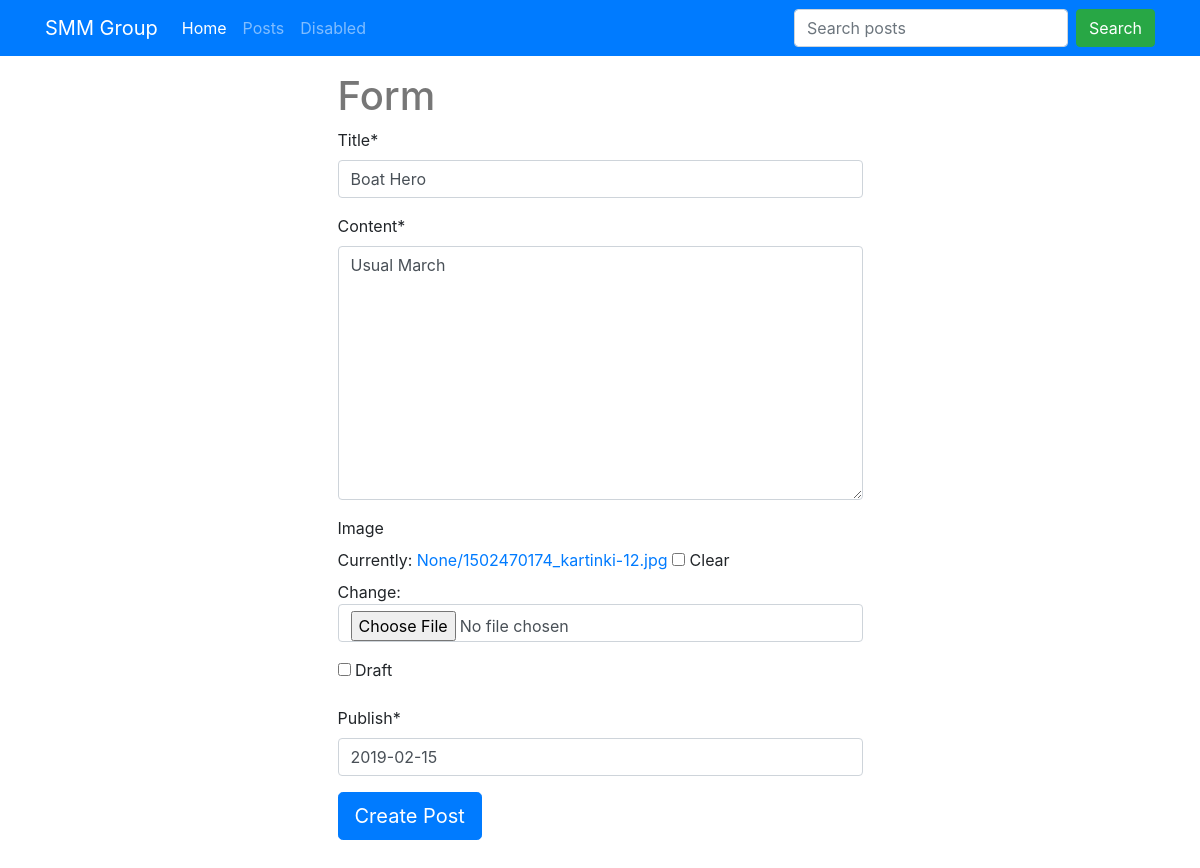
Screenshot of /posts/boat-hero/edit/ (signed in) with the database file from the repository.
### posts/models.py (models this page shows, shortened)
class Post(models.Model):
    user = models.ForeignKey(settings.AUTH_USER_MODEL, default=1)
    title = models.CharField(max_length=120)
    slug = models.SlugField(unique=True)
    image = models.ImageField(upload_to=upload_location,
            null=True,
            blank=True,
            width_field="width_field",
            height_field="height_field")
    height_field = models.IntegerField(default=0)
    width_field = models.IntegerField(default=0)
    content = models.TextField()
    draft = models.BooleanField(default=False)
    publish = models.DateField(auto_now=False, auto_now_add=False)
    updated = models.DateTimeField(auto_now=True, auto_now_add=False)
    timestamp = models.DateTimeField(auto_now=False, auto_now_add=True)
    objects = PostManager()
    class Meta:
        ordering = ["-timestamp", "-updated"]

### posts/views.py (the view)
# urls.py: url(r'^(?P<slug>[\w-]+)/edit/$', post_update, name='update'),
def post_update(request, slug=None):
    if not request.user.is_staff or not request.user.is_superuser:
        raise Http404
    instance = get_object_or_404(Post, slug=slug)
    form = PostForm(request.POST or None, request.FILES or None, instance=instance)
    if form.is_valid():
        instance = form.save(commit=False)
        instance.save()
        messages.success(request, "<a href='#'>Item</a> Saved", extra_tags='html_safe')
        return HttpResponseRedirect(instance.get_absolute_url())
    context = {
        "title": instance.title,
        "instance": instance,
        "form":form,
    }
    return render(request, "post_form.html", context)

### posts/forms.py
class PostForm(forms.ModelForm):
    class Meta:
        model = Post
        fields = [
            "title",
            "content",
            "image",
            "draft",
            "publish"
        ]

### templates/post_form.html
{% extends "base1.html" %}
{% load crispy_forms_tags %}
{% block content %}
<div class="col-sm-6 offset-3">
<h1>Form</h1>
<form method='POST' action='' enctype="multipart/form-data">{% csrf_token %}
{{ form|crispy }}
<input type='submit' class="btn btn-lg btn-primary" value='Create Post' />
</form>
</div>
{% endblock content %}

### static/css/navbar-top-fixed.css (style rules this page uses)
body { min-height: 75rem; padding-top: 0rem; }

### static/css/base.css (style rules this page uses)
h1 { color: #777777; }

### rows the page displays
Post: title "Boat Hero", content "Usual March", publish "2019-02-15"
